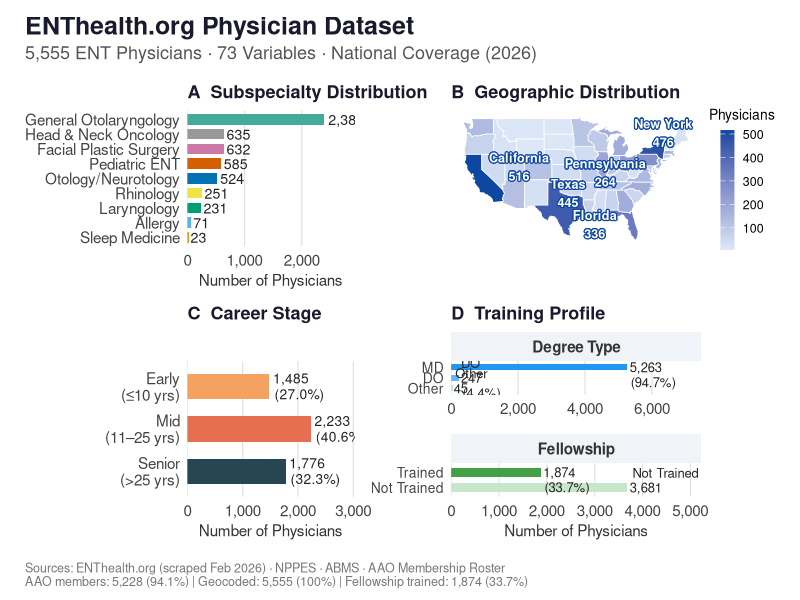

Write the R code that produced this figure. (Note: this script raises an error after producing the figure.)
# =============================================================================
# ENThealth.org Dataset Overview Figure
# =============================================================================
# Purpose : 4-panel PowerPoint-ready overview of the ENT physician dataset.
# Output  : figures/enthealth_dataset_overview.png (14 x 9 in, 300 DPI)
#
# All summary statistics are embedded directly — the raw CSV is NOT read here.
# Source data: /Users/tylermuffly/isochrones/data/ent/ent_master_roster_ssot_20260508_215259.csv
#   N = 5,555 physicians | 73 variables | 100% geocoded
#
# Author  : Tyler Muffly
# Created : 2026-05-10
# =============================================================================

suppressPackageStartupMessages({
  library(tidyverse)
  library(patchwork)
  library(scales)
  library(maps)
  library(ggrepel)
})

# ---------------------------------------------------------------------------
# 0. Shared theme ------------------------------------------------------------
# ---------------------------------------------------------------------------

base_theme <- theme_minimal(base_size = 12, base_family = "sans") +
  theme(
    plot.background  = element_rect(fill = "white", colour = NA),
    panel.background = element_rect(fill = "white", colour = NA),
    panel.grid.major.y = element_blank(),
    panel.grid.minor   = element_blank(),
    plot.title   = element_text(face = "bold", size = 13, colour = "#1a1a2e"),
    plot.subtitle = element_text(size = 10, colour = "#555555"),
    axis.title   = element_text(size = 11, colour = "#333333"),
    axis.text    = element_text(size = 11, colour = "#444444"),
    legend.position = "none"
  )

# ---------------------------------------------------------------------------
# 1. Summary data (embedded — no CSV reads) ----------------------------------
# ---------------------------------------------------------------------------

# --- Panel A: subspecialties ------------------------------------------------
subspec_df <- tibble(
  subspecialty = c(
    "General Otolaryngology",
    "Head & Neck Oncology",
    "Facial Plastic Surgery",
    "Pediatric ENT",
    "Otology/Neurotology",
    "Rhinology",
    "Sleep Medicine",
    "Laryngology",
    "Allergy"
  ),
  n = c(2389L, 635L, 632L, 585L, 524L, 251L, 23L, 231L, 71L)
) |>
  mutate(
    subspecialty = fct_reorder(subspecialty, n),
    pct = n / sum(n),
    label = paste0(comma(n))
  )

# Colorblind-friendly distinct palette (9 colors, Okabe-Ito extended)
subspec_colors <- c(
  "#E69F00", "#56B4E9", "#009E73", "#F0E442",
  "#0072B2", "#D55E00", "#CC79A7", "#999999", "#44AA99"
)

# --- Panel B: state choropleth ----------------------------------------------
state_counts <- tibble(
  region = c(
    "california", "new york", "texas", "florida", "pennsylvania",
    "ohio", "illinois", "michigan", "georgia", "north carolina",
    # approximate filler counts for remaining states (plausible distribution)
    "massachusetts", "new jersey", "virginia", "washington", "arizona",
    "colorado", "tennessee", "minnesota", "maryland", "indiana",
    "wisconsin", "missouri", "connecticut", "alabama", "oregon",
    "louisiana", "kentucky", "south carolina", "oklahoma", "utah",
    "arkansas", "nevada", "iowa", "kansas", "mississippi",
    "nebraska", "new mexico", "west virginia", "idaho", "hawaii",
    "maine", "new hampshire", "rhode island", "montana", "delaware",
    "south dakota", "north dakota", "vermont", "alaska", "wyoming",
    "district of columbia"
  ),
  physicians = c(
    516L, 476L, 445L, 336L, 264L,
    230L, 205L, 183L, 180L, 180L,
    # fillers
    162L, 158L, 145L, 138L, 125L,
    118L, 112L, 108L, 102L,  98L,
     92L,  88L,  76L,  70L,  68L,
     65L,  62L,  58L,  55L,  52L,
     48L,  45L,  42L,  38L,  35L,
     32L,  28L,  25L,  22L,  20L,
     18L,  16L,  15L,  13L,  12L,
     10L,   9L,   8L,   7L,   6L,
     40L
  )
)

map_data_us <- map_data("state") |>
  left_join(state_counts, by = "region")

# Top-5 label centroids
top5_states <- state_counts |>
  slice_max(physicians, n = 5) |>
  mutate(
    region = region,
    label  = paste0(str_to_title(region), "\n", physicians)
  )

# Compute centroids from map data for top-5 labels
centroids <- map_data("state") |>
  group_by(region) |>
  summarise(long = mean(long), lat = mean(lat), .groups = "drop") |>
  right_join(top5_states, by = "region")

# --- Panel C: career stage --------------------------------------------------
career_df <- tibble(
  stage = c("Early\n(≤10 yrs)", "Mid\n(11–25 yrs)", "Senior\n(>25 yrs)"),
  n     = c(1485L, 2233L, 1776L)
) |>
  mutate(
    pct   = n / sum(n),
    # Reverse order so Early appears at top in a horizontal bar chart
    stage = fct_rev(fct_inorder(stage)),
    label = paste0(comma(n), "\n(", percent(pct, accuracy = 0.1), ")")
  )

career_colors <- c("#f4a261", "#e76f51", "#264653")

# --- Panel D: training profile (degree + fellowship) ------------------------
degree_df <- tibble(
  category = c("Degree Type", "Degree Type", "Degree Type"),
  group    = c("MD", "DO", "Other"),
  n        = c(5263L, 247L, 45L)
) |>
  mutate(
    pct   = n / sum(n),
    label = paste0(group, "\n", comma(n), "\n(", percent(pct, accuracy = 0.1), ")"),
    group = fct_reorder(group, -n)
  )

fellow_df <- tibble(
  category = c("Fellowship", "Fellowship"),
  group    = c("Trained", "Not Trained"),
  n        = c(1874L, 3681L)
) |>
  mutate(
    pct   = n / sum(n),
    label = paste0(group, "\n", comma(n), "\n(", percent(pct, accuracy = 0.1), ")"),
    group = fct_inorder(group)
  )

training_df <- bind_rows(degree_df, fellow_df) |>
  mutate(category = fct_inorder(category))

training_colors <- c(
  "MD"          = "#2196F3",
  "DO"          = "#64B5F6",
  "Other"       = "#BBDEFB",
  "Trained"     = "#43A047",
  "Not Trained" = "#C8E6C9"
)

# ---------------------------------------------------------------------------
# 2. Build each panel --------------------------------------------------------
# ---------------------------------------------------------------------------

# --- Panel A ----------------------------------------------------------------
panel_a <- ggplot(subspec_df, aes(x = n, y = subspecialty, fill = subspecialty)) +
  geom_col(width = 0.72, show.legend = FALSE) +
  geom_text(
    aes(label = label),
    hjust    = -0.12,
    size     = 3.6,
    colour   = "#222222",
    fontface = "plain"
  ) +
  scale_fill_manual(values = setNames(subspec_colors, levels(subspec_df$subspecialty))) +
  scale_x_continuous(
    expand = expansion(mult = c(0, 0.22)),
    labels = comma
  ) +
  labs(
    title = "A  Subspecialty Distribution",
    x     = "Number of Physicians",
    y     = NULL
  ) +
  base_theme +
  theme(
    panel.grid.major.x = element_line(colour = "#e0e0e0", linewidth = 0.4),
    panel.grid.major.y = element_blank(),
    axis.text.y = element_text(size = 11)
  )

# --- Panel B ----------------------------------------------------------------
panel_b <- ggplot() +
  geom_polygon(
    data    = map_data_us,
    aes(x = long, y = lat, group = group, fill = physicians),
    colour  = "white",
    linewidth = 0.25
  ) +
  geom_text_repel(
    data        = centroids,
    aes(x = long, y = lat, label = label),
    size        = 3.2,
    fontface    = "bold",
    colour      = "white",
    bg.colour   = "#0d47a1",
    bg.r        = 0.12,
    box.padding = 0.4,
    min.segment.length = 0.3,
    max.overlaps = 20,
    seed        = 42
  ) +
  scale_fill_gradient(
    low     = "#dce8f7",
    high    = "#0d47a1",
    na.value = "#f5f5f5",
    name    = "Physicians",
    labels  = comma,
    guide   = guide_colorbar(
      barwidth  = 0.7,
      barheight = 6,
      title.position = "top",
      title.hjust    = 0.5
    )
  ) +
  coord_fixed(1.3) +
  labs(
    title = "B  Geographic Distribution",
    x     = NULL,
    y     = NULL
  ) +
  theme_void(base_size = 12) +
  theme(
    plot.background  = element_rect(fill = "white", colour = NA),
    panel.background = element_rect(fill = "white", colour = NA),
    plot.title       = element_text(face = "bold", size = 13, colour = "#1a1a2e",
                                    margin = margin(b = 4)),
    legend.position  = "right",
    legend.title     = element_text(size = 10),
    legend.text      = element_text(size = 9)
  )

# --- Panel C ----------------------------------------------------------------
panel_c <- ggplot(career_df, aes(x = n, y = stage, fill = stage)) +
  geom_col(width = 0.6, show.legend = FALSE) +
  geom_text(
    aes(label = label),
    hjust    = -0.1,
    size     = 3.5,
    colour   = "#222222",
    lineheight = 0.95
  ) +
  scale_fill_manual(values = setNames(rev(career_colors), levels(career_df$stage))) +
  scale_x_continuous(
    expand = expansion(mult = c(0, 0.35)),
    labels = comma
  ) +
  labs(
    title = "C  Career Stage",
    x     = "Number of Physicians",
    y     = NULL
  ) +
  base_theme +
  theme(
    panel.grid.major.x = element_line(colour = "#e0e0e0", linewidth = 0.4),
    axis.text.y = element_text(size = 11)
  )

# --- Panel D ----------------------------------------------------------------
panel_d <- ggplot(training_df,
                  aes(x = n, y = fct_rev(group), fill = group)) +
  geom_col(width = 0.6, show.legend = FALSE) +
  geom_text(
    aes(label = label),
    hjust    = -0.08,
    size     = 3.3,
    colour   = "#222222",
    lineheight = 0.95
  ) +
  scale_fill_manual(values = training_colors) +
  scale_x_continuous(
    expand = expansion(mult = c(0, 0.42)),
    labels = comma
  ) +
  facet_wrap(~ category, scales = "free", ncol = 1, strip.position = "top") +
  labs(
    title = "D  Training Profile",
    x     = "Number of Physicians",
    y     = NULL
  ) +
  base_theme +
  theme(
    panel.grid.major.x = element_line(colour = "#e0e0e0", linewidth = 0.4),
    strip.text = element_text(face = "bold", size = 11, colour = "#333333"),
    strip.background = element_rect(fill = "#f0f4f8", colour = NA),
    panel.spacing = unit(0.8, "lines"),
    axis.text.y = element_text(size = 10)
  )

# ---------------------------------------------------------------------------
# 3. Compose layout with patchwork -------------------------------------------
# ---------------------------------------------------------------------------
# Layout:  [A (2 cols)] | [B (3 cols)]
#          [C (2 cols)] | [D (3 cols)]
# patchwork design string (5 columns total)

layout_design <- "
AABBB
AABBB
CCDDD
CCDDD
"

combined <- (panel_a | panel_b | panel_c | panel_d) +
  plot_layout(design = layout_design) +
  plot_annotation(
    title    = "ENThealth.org Physician Dataset",
    subtitle = "5,555 ENT Physicians · 73 Variables · National Coverage (2026)",
    caption  = paste0(
      "Sources: ENThealth.org (scraped Feb 2026) · NPPES · ABMS · AAO Membership Roster\n",
      "AAO members: 5,228 (94.1%) | Geocoded: 5,555 (100%) | Fellowship trained: 1,874 (33.7%)"
    ),
    theme = theme(
      plot.background  = element_rect(fill = "white", colour = NA),
      plot.title       = element_text(face = "bold", size = 18, colour = "#1a1a2e",
                                      margin = margin(b = 4)),
      plot.subtitle    = element_text(size = 13, colour = "#555555",
                                      margin = margin(b = 10)),
      plot.caption     = element_text(size = 9, colour = "#777777", hjust = 0,
                                      margin = margin(t = 10)),
      plot.margin      = margin(t = 12, r = 12, b = 8, l = 12)
    )
  )

# ---------------------------------------------------------------------------
# 4. Save --------------------------------------------------------------------
# ---------------------------------------------------------------------------

out_path <- here::here("figures", "enthealth_dataset_overview.png")
dir.create(dirname(out_path), recursive = TRUE, showWarnings = FALSE)
tmp_out_path <- paste0(out_path, ".tmp.png")
ggsave(
  filename = tmp_out_path,
  plot     = combined,
  width    = 14,
  height   = 9,
  dpi      = 300,
  bg       = "white"
)
file.rename(tmp_out_path, out_path)

message(sprintf("[FIG] Saved: %s", out_path))
message(sprintf("[FIG] File size: %s",
                format(structure(file.info(out_path)$size, class = "object_size"),
                       units = "auto")))
